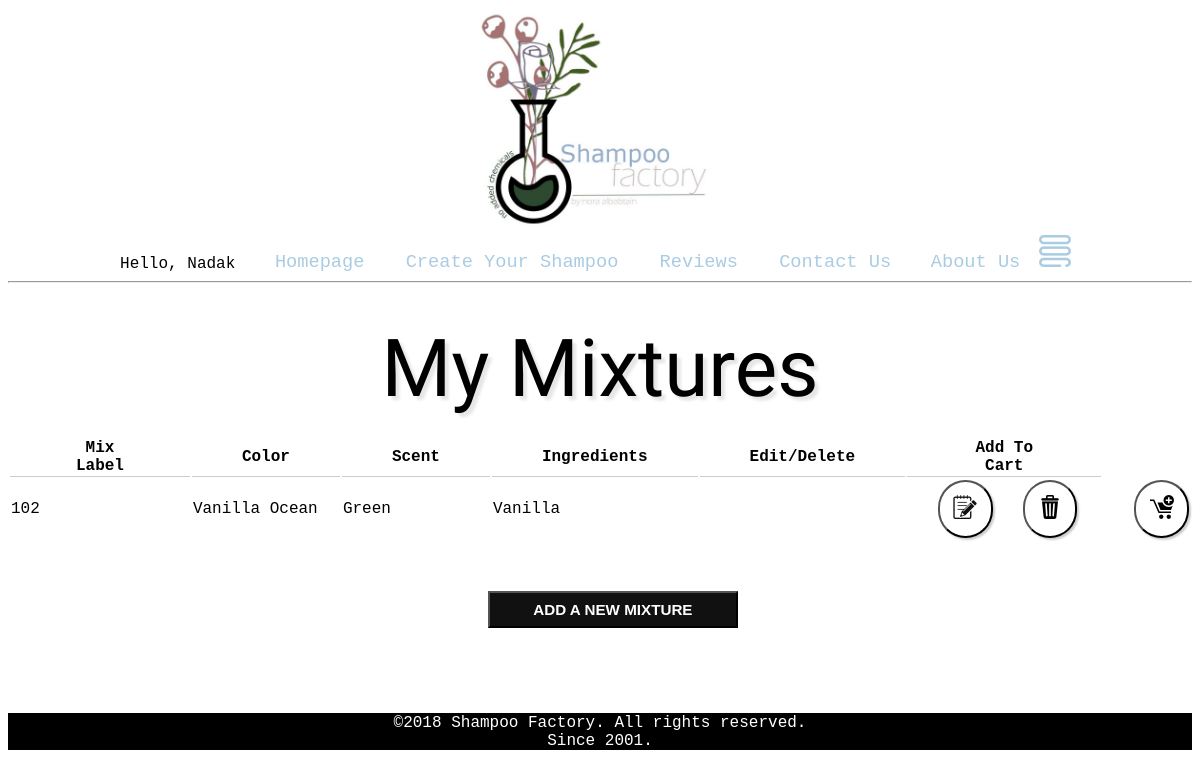
/MyMixtures.php (signed in), run on the app's committed database.
### tables this page shows
CREATE TABLE `mixtures` (
  `MID` int(11) NOT NULL,
  `Color` varchar(45) NOT NULL,
  `Label` varchar(45) NOT NULL,
  `ScentName` varchar(45) NOT NULL,
  `Recommended` tinyint(4) DEFAULT NULL
);

### INCLUDES/query.php (called while the page is built, shortened)
<?php
 function return_query($query)
{
  require('INCLUDES/DB_Connect.php');
  if(!($result=mysqli_query($db,$query)))
  {
    print("<p>Could not execute query!</p>");
    die(mysql_error()."</body></html>");
  }
  return $result;
}
?>

### INCLUDES/display_mixtures_with_form.php (shortened to what this page needs)
<?php
function get_mixInfo($customer_id)
{
        $query="select MID,Label,Color,ScentName FROM `mixtures` inner join
         Creates_Add_Mix on mixtures.MID=Creates_Add_Mix.Mix_ID and Creates_Add_Mix.Customer_ID=\"".$customer_id."\"";
        return return_query($query);
}
function disp_mix_ingrediants($customer_id,$MID)
{
  $counter=1;
}
include 'INCLUDES/query.php';
include "INCLUDES/edit_table.php";
  $customer_id=$_SESSION['id'];
  $counter=0;
  $result=get_mixInfo($customer_id);
  $mid=array();
  if(mysqli_num_rows($result)==0)
  {
    echo "<h3 class='center'> Why not Creat a mixture?</h3>";
  }
  else
  {
    echo "<thead>
                      <tr>
                        <th>Mix Label</th>
                        <th> Color</th>
                        <th>Scent</th>
                        <th>Ingredients</th>
                        <th>Edit/Delete</th>
                        <th>Add To Cart</th>
                      </tr>
                    </thead>";
  }
  echo "<tbody>";
  while ($row = mysqli_fetch_row($result))
  {
    echo "<div><tr id=\"hide_".$counter."\">";
    foreach ($row as $element => $value) {
      if ($element=="MID")
        {
          $MID=$value;
          $mid[]=$MID;
       }
      else {
            echo "<td>";
            echo $value;
            echo "</td>";
            }
    }
    echo "<td>";
    $query="SELECT `Recommended` FROM `mixtures` WHERE MID='$MID'";
    $recommended=mysqli_fetch_row(return_query($query));
    if($recommended[0]==0)
    {
    echo "</td><td>";
    echo  "<a href=\"#edit_$counter\"><button class=\"edit\" name=\"edit_$counter\" >
       <img src=\"IMG/edit.png\" alt=\"edit\"></button></a>";
    }
    else
    { echo "</td><td>";
      echo"<a href='#edit_rec_$counter'><button class=\"edit\" name=\"edit_$counter\">
                 <img src=\"IMG/edit.png\" alt=\"edit\"></button></a>";
    }
    echo "<a href=\"#delete\"><button class=\"delete\" name=\"delete_".$counter."\" type=\"submit\" form=\"delete_mix\" ><img src=\"IMG/delete.png\" alt=\"delete\"></button></a>";
    echo "</td><td>";
    echo "<a href=\"#addToCart_$counter\"><button class=\"add_to_cart\" name=\"add_to_cart".$counter."\" ><img src=\"IMG/add_to_cart.png\" alt=\"add_to_cart\"></button></a>";
    echo "</td></tr></div>";
    $counter++;
  }
  echo "</tbody>";
?>

### CSS/mainStyle.css (style rules this page uses)
html { font-family: Courier New; -ms-text-size-adjust: 100%; -webkit-text-size-adjust: 100%; }
a { color: #AACCE3; text-decoration: none; position: relative; margin-left: 30px; font-family: Courier New; font-size: 14pt; }

### CSS/MyMixturesStyle.css (style rules this page uses)
.tableOfMixes thead th { padding-left: 50px; padding-right:50px; border-bottom: 1px solid #ccc; }
.cancel , .save, .edit, .delete , .add_to_cart { border-radius: 5rem; background: white; padding: 1em; box-shadow: 2px 2px 2px #ccc; }

### data on the page
mixtures: MID "102", Label "Vanilla Ocean", Color "Green", ScentName "Vanilla"

### other printed values
$username "Nadak"
